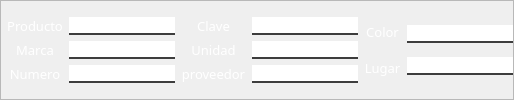
                       <widget class="QFrame" name="FrameInf_4">
                        <property name="styleSheet">
                         <string notr="true">
QLabel{
background-color:#000000ff;
color:White;
border:0px solid #14C8DC;
}

QLineEdit{
background-color:White;
border:0px;
color:Black;
border-bottom:2px solid rgb(61,61,61);
font: 75 12pt &quot;Times New Roman&quot;;
}

QPushButton{
background-color:#A4D6DC;
border-radius:20px;
color:Black;
}

QPushButton:hover{
background-color:#DCD8A4;
border-radius:20px;
color:Black;
}
</string>
                        </property>
                        <property name="frameShape">
                         <enum>QFrame::StyledPanel</enum>
                        </property>
                        <property name="frameShadow">
                         <enum>QFrame::Raised</enum>
                        </property>
                        <layout class="QHBoxLayout" name="horizontalLayout_52">
                         <property name="spacing">
                          <number>0</number>
                         </property>
                         <property name="leftMargin">
                          <number>0</number>
                         </property>
                         <property name="topMargin">
                          <number>0</number>
                         </property>
                         <property name="rightMargin">
                          <number>0</number>
                         </property>
                         <property name="bottomMargin">
                          <number>0</number>
                         </property>
                         <item>
                          <layout class="QVBoxLayout" name="verticalLayout_55" stretch="1,10,1">
                           <property name="spacing">
                            <number>0</number>
                           </property>
                           <item>
                            <spacer name="verticalSpacer_35">
                             <property name="orientation">
                              <enum>Qt::Vertical</enum>
                             </property>
                             <property name="sizeHint" stdset="0">
                              <size>
                               <width>20</width>
                               <height>18</height>
                              </size>
                             </property>
                            </spacer>
                           </item>
                           <item>
                            <layout class="QHBoxLayout" name="horizontalLayout_53">
                             <property name="spacing">
                              <number>6</number>
                             </property>
                             <item>
                              <layout class="QHBoxLayout" name="horizontalLayout_54">
                               <item>
                                <layout class="QVBoxLayout" name="verticalLayout_56">
                                 <property name="leftMargin">
                                  <number>6</number>
                                 </property>
                                 <item>
                                  <widget class="QLabel" name="Producto2_4">
                                   <property name="font">
                                    <font>
                                     <family>Goudy Old Style</family>
                                     <pointsize>10</pointsize>
                                    </font>
                                   </property>
                                   <property name="text">
                                    <string>Producto</string>
                                   </property>
                                   <property name="alignment">
                                    <set>Qt::AlignCenter</set>
                                   </property>
                                  </widget>
                                 </item>
                                 <item>
                                  <widget class="QLabel" name="Marca2_4">
                                   <property name="font">
                                    <font>
                                     <family>Goudy Old Style</family>
                                     <pointsize>10</pointsize>
                                    </font>
                                   </property>
                                   <property name="text">
                                    <string>Marca</string>
                                   </property>
                                   <property name="alignment">
                                    <set>Qt::AlignCenter</set>
                                   </property>
                                  </widget>
                                 </item>
                                 <item>
                                  <widget class="QLabel" name="Numero2_4">
                                   <property name="font">
                                    <font>
                                     <family>Goudy Old Style</family>
                                     <pointsize>10</pointsize>
                                    </font>
                                   </property>
                                   <property name="text">
                                    <string>Numero</string>
                                   </property>
                                   <property name="alignment">
                                    <set>Qt::AlignCenter</set>
                                   </property>
                                  </widget>
                                 </item>
                                </layout>
                               </item>
                               <item>
                                <layout class="QVBoxLayout" name="verticalLayout_57">
                                 <item>
                                  <widget class="QLineEdit" name="TXProducto2_4"/>
                                 </item>
                                 <item>
                                  <widget class="QLineEdit" name="TXMarca2_4"/>
                                 </item>
                                 <item>
                                  <widget class="QLineEdit" name="TXNumero2_4"/>
                                 </item>
                                </layout>
                               </item>
                              </layout>
                             </item>
                             <item>
                              <layout class="QHBoxLayout" name="horizontalLayout_55">
                               <item>
                                <layout class="QVBoxLayout" name="verticalLayout_58">
                                 <item>
                                  <widget class="QLabel" name="Clave2_4">
                                   <property name="font">
                                    <font>
                                     <family>Goudy Old Style</family>
                                     <pointsize>10</pointsize>
                                    </font>
                                   </property>
                                   <property name="text">
                                    <string>Clave</string>
                                   </property>
                                   <property name="alignment">
                                    <set>Qt::AlignCenter</set>
                                   </property>
                                  </widget>
                                 </item>
                                 <item>
                                  <widget class="QLabel" name="Unidad2_4">
                                   <property name="font">
                                    <font>
                                     <family>Goudy Old Style</family>
                                     <pointsize>10</pointsize>
                                    </font>
                                   </property>
                                   <property name="text">
                                    <string>Unidad</string>
                                   </property>
                                   <property name="alignment">
                                    <set>Qt::AlignCenter</set>
                                   </property>
                                  </widget>
                                 </item>
                                 <item>
                                  <widget class="QLabel" name="Proveedor2_4">
                                   <property name="font">
                                    <font>
                                     <family>Goudy Old Style</family>
                                     <pointsize>10</pointsize>
                                    </font>
                                   </property>
                                   <property name="text">
                                    <string>proveedor</string>
                                   </property>
                                   <property name="alignment">
                                    <set>Qt::AlignCenter</set>
                                   </property>
                                  </widget>
                                 </item>
                                </layout>
                               </item>
                               <item>
                                <layout class="QVBoxLayout" name="verticalLayout_59">
                                 <item>
                                  <widget class="QLineEdit" name="TXClave2_4">
                                   <property name="enabled">
                                    <bool>false</bool>
                                   </property>
                                  </widget>
                                 </item>
                                 <item>
                                  <widget class="QLineEdit" name="TXUnidad2_4"/>
                                 </item>
                                 <item>
                                  <widget class="QLineEdit" name="TXProveedor2_4"/>
                                 </item>
                                </layout>
                               </item>
                              </layout>
                             </item>
                             <item>
                              <layout class="QHBoxLayout" name="horizontalLayout_56">
                               <item>
                                <layout class="QVBoxLayout" name="verticalLayout_60">
                                 <item>
                                  <widget class="QLabel" name="Color2_4">
                                   <property name="font">
                                    <font>
                                     <family>Goudy Old Style</family>
                                     <pointsize>10</pointsize>
                                    </font>
                                   </property>
                                   <property name="text">
                                    <string>Color</string>
                                   </property>
                                   <property name="alignment">
                                    <set>Qt::AlignCenter</set>
                                   </property>
                                  </widget>
                                 </item>
                                 <item>
                                  <widget class="QLabel" name="Lugar2_4">
                                   <property name="font">
                                    <font>
                                     <family>Goudy Old Style</family>
                                     <pointsize>10</pointsize>
                                    </font>
                                   </property>
                                   <property name="text">
                                    <string>Lugar</string>
                                   </property>
                                   <property name="alignment">
                                    <set>Qt::AlignCenter</set>
                                   </property>
                                  </widget>
                                 </item>
                                </layout>
                               </item>
                               <item>
                                <layout class="QVBoxLayout" name="verticalLayout_61" stretch="0,0">
                                 <item>
                                  <widget class="QLineEdit" name="TXColor2_4"/>
                                 </item>
                                 <item>
                                  <widget class="QLineEdit" name="TXLugar2_4"/>
                                 </item>
                                </layout>
                               </item>
                              </layout>
                             </item>
                            </layout>
                           </item>
                           <item>
                            <spacer name="verticalSpacer_36">
                             <property name="orientation">
                              <enum>Qt::Vertical</enum>
                             </property>
                             <property name="sizeHint" stdset="0">
                              <size>
                               <width>20</width>
                               <height>13</height>
                              </size>
                             </property>
                            </spacer>
                           </item>
                          </layout>
                         </item>
                        </layout>
                       </widget>
